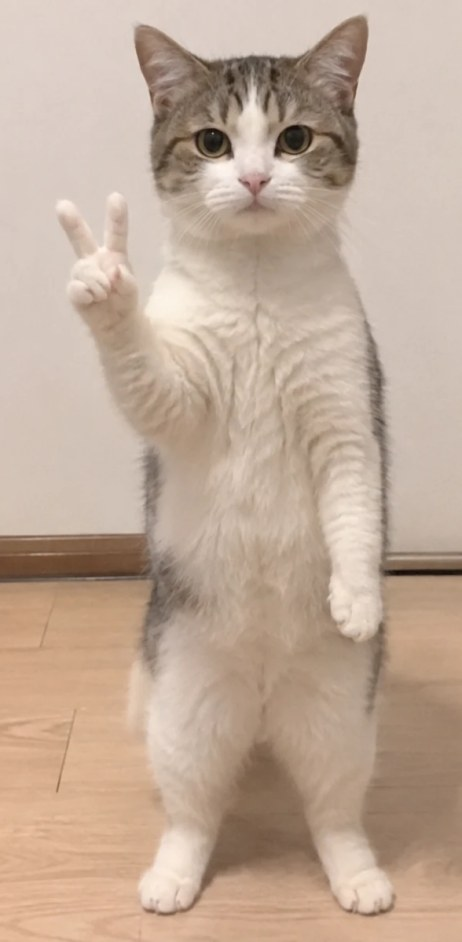
#> input picture assets/challenge_image/cat.jpg, 462 x 942 px
$ python -i make_cat.py   (imports and definitions only)
#> lines starting #> are read from the running program, lines starting #| are printed output that depends on the picture; after the words box and inside, x2 and y2 are one past the last pixel; in counts of white or black regions, pixels touching at a corner belong together
#> further down, picture is the input picture: shape (942, 462, 3); mean B, G, R 152.7, 170.2, 192.6
"""Cuts the cat out of the user's clip for the 「猫」 opener display (a green
screen, or a black background — the user's second clip is DNxHR with its
alpha channel, which ffmpeg can't decode yet, shown on black):
a cat walks in, holds up a sheet of paper (the opener name is drawn on it at
run time), and walks off.

Writes assets/cat/: f_NNN.webp (each frame cropped to the cat, transparent
around it) and cat.json (per frame: where the crop sits in the full picture,
and the paper's four corners when it's held up facing us).

    python tools/cat/make_cat.py "C:\\path\\cat temple.mp4"
"""
import json
import sys
from pathlib import Path

import cv2
import numpy as np

ROOT = Path(__file__).resolve().parents[2]
OUT = ROOT / "assets" / "cat"
STEP = 1          # every frame: 24 fps (12 looked choppy; user)
OUT_W = 1280      # the clip is shrunk to this width (1920x1080 -> 1280x720). It was 640: shown
                  # at 1.8x on a 1756-wide game it looked blurry (user). The HUD's CAT_SCALE
                  # turns these pixels into reference px (0.625: 1280 px = 800 ref px)
SCALE = 0.5       # set from the clip's width in main()


BG_BGR = np.array([57, 178, 24], np.float32)   # the green screen: measured per clip (calibrate_green)
KEY_LO, KEY_HI = 30, 95   # greenness (G - max(R, B)): <= LO is the cat, >= HI the screen (per clip too)


# [51 lines left out: functions calibrate_green, key, not called in this run]


SHADOW_MAX, SHADOW_GREY = 60, 18
HOLE_MAX = 1500   # px at 1920x1080: holes up to this size are inside the cat (an eye is ~200)
BLACK_LO, BLACK_HI = 18, 56   # brightest channel: <= LO is the background (and the faint floor
                              # glow under the feet), >= HI fully the cat


def key_black(frame):
    """key() for a clip on black: alpha from how bright each pixel is, near
    the outline only — inside the cat's outline (dark stripes, pupils, the
    nose) stays solid. The picture on black is the cat already multiplied by
    its alpha, so it's divided back out at the soft edge."""
    f = frame.astype(np.float32)
    m = f.max(axis=2)
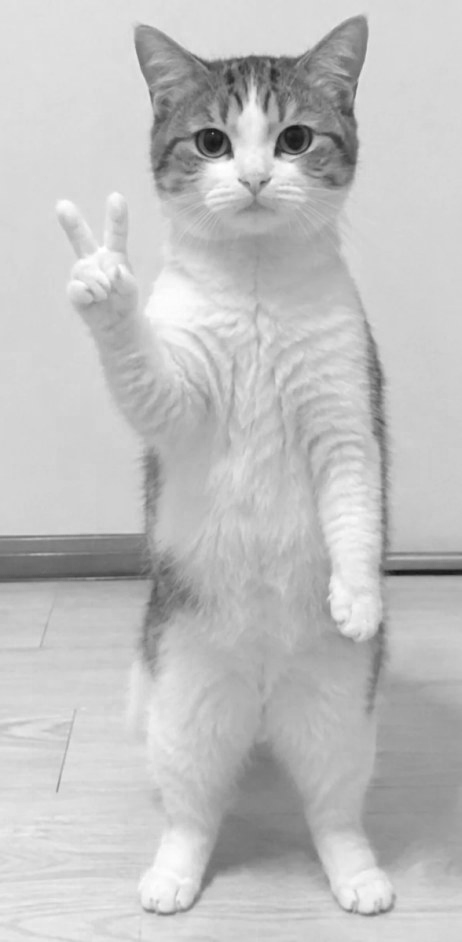
#> m: shape (942, 462) float32; min 23, max 255, mean 192.6
    # the floor shadow under the feet: dark and grey (brightest channel <= 49,
    # channels within 11 of each other), where the cat's darkest fur is
    # brown (48+ apart) — it goes with the background
    m = np.where((m < SHADOW_MAX) & (m - f.min(axis=2) < SHADOW_GREY), 0, m)
    soft = np.clip((m - BLACK_LO) / (BLACK_HI - BLACK_LO), 0, 1)
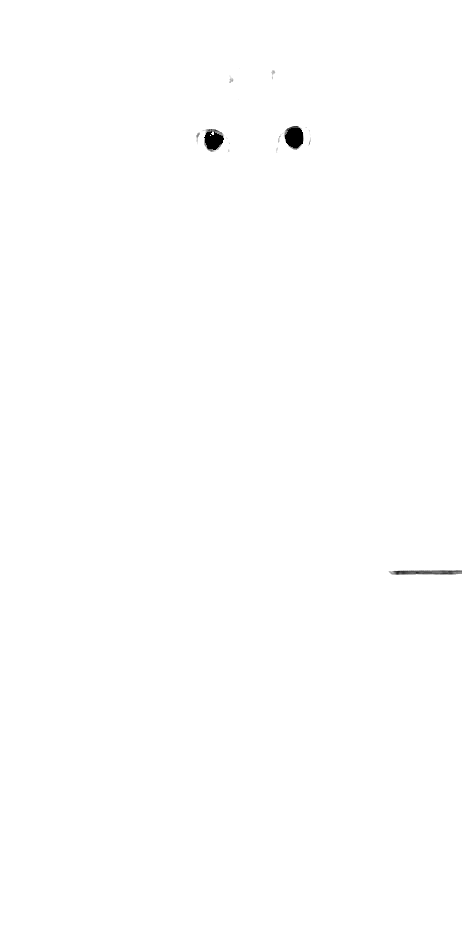
#> soft: shape (942, 462) float32; min 0, max 1, mean 0.998
    hard = (m > BLACK_LO).astype(np.uint8)
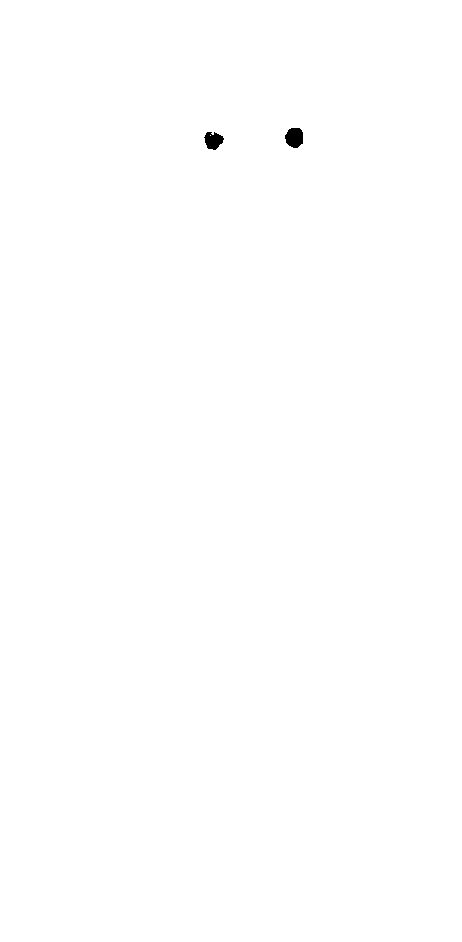
#> hard: shape (942, 462); values 0 (black) and 1 (white), 99.9% white; 2 black regions, box (x1, y1, x2, y2) and area: (285, 128, 303, 148) 291, (204, 132, 224, 150) 246
    hard = cv2.morphologyEx(hard, cv2.MORPH_OPEN, np.ones((3, 3), np.uint8))
#> hard: shape (942, 462); values 0 (black) and 1 (white), 99.9% white; 2 black regions, box (x1, y1, x2, y2) and area: (285, 128, 303, 148) 291, (204, 132, 224, 150) 254
    hard = cv2.morphologyEx(hard, cv2.MORPH_CLOSE, np.ones((7, 7), np.uint8))
#> hard: shape (942, 462); values 0 (black) and 1 (white), 99.9% white; 2 black regions, box (x1, y1, x2, y2) and area: (286, 128, 303, 147) 282, (205, 132, 223, 149) 248
    # fill the small holes only (pupils, nose, dark stripes): background
    # enclosed by legs, body and paper is a big hole and stays background
    # (filling every enclosed hole painted those gaps solid black; user: buggy cat)
    n, labels, stats, _ = cv2.connectedComponentsWithStats((hard == 0).astype(np.uint8), connectivity=4)
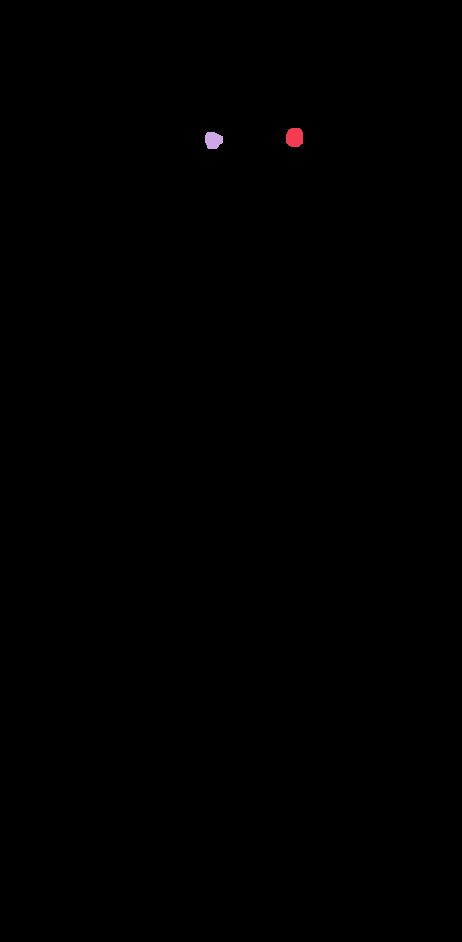
#> labels: shape (942, 462) int32; 3 distinct labels, from 0 to 2; one colour per label, 0 black
#> n = 3; stats = [[0, 0, 462, 942, 434674], [286, 128, 17, 19, 282], [205, 132, 18, 17, 248]]
    h, w = hard.shape
#> h = 942; w = 462
    inside = hard.astype(bool)
    for i in range(1, n):
        x, y, bw, bh, area = stats[i]
        on_border = x == 0 or y == 0 or x + bw == w or y + bh == h
        if not on_border and area <= HOLE_MAX:
            inside |= labels == i
#> this loop made 2 passes
#> pass 1, in key_black, `inside |= labels == i`:
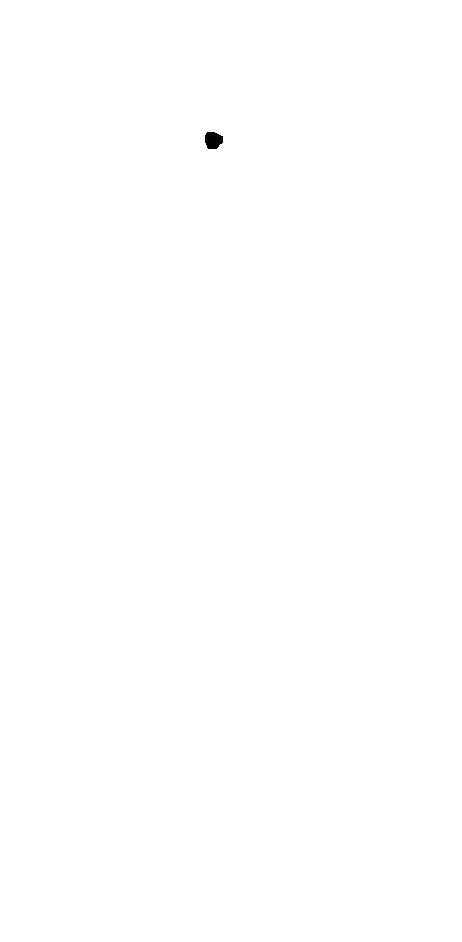
#> inside: shape (942, 462) bool; 99.9% white; 1 black region, box (x1, y1, x2, y2) and area: (205, 132, 223, 149) 248
    keep = cv2.dilate(inside.astype(np.uint8), np.ones((5, 5), np.uint8)).astype(bool)
    solid = cv2.erode(inside.astype(np.uint8), np.ones((7, 7), np.uint8)).astype(bool)
    alpha = np.where(solid, 1.0, np.where(keep, soft, 0.0))
#> alpha: shape (942, 462) float32; every value is 1
    alpha = cv2.GaussianBlur(alpha, (3, 3), 0)
    a = alpha[..., None]
    fg = np.where(a > 0.02, np.clip(f / np.maximum(a, 1e-3), 0, 255), 0)   # un-premultiply the edge
    pre = np.dstack([fg * a, alpha * 255])
    pre = cv2.resize(pre, None, fx=SCALE, fy=SCALE, interpolation=cv2.INTER_AREA)
#> pre: shape (471, 231, 4) float32
    al = pre[..., 3:4]
#> al: shape (471, 231, 1) float32; every value is 255
    col = pre[..., :3] * 255 / np.maximum(al, 1e-3)
    out = np.dstack([np.clip(col, 0, 255), al]).round().astype(np.uint8)
    out[al[..., 0] < 1] = 0
    return out


NEAR_MARGIN = 80   # px around the cat (and its sign) where loose bits are kept


# [53 lines left out: functions keep_near_the_cat, paper_quad, not called in this run]


STILL_DIFF = 0.5   # mean change per frame (0-255 grey) below which the cat counts as standing still


# [18 lines left out: function still_part, not called in this run]


WALK_CYCLE = 12   # frames: the last ones repeated to finish walking off
JS_NAME = {"cat": "CAT", "cat2": "CAT2"}   # the global each clip's cat.js sets (the OBS page)


# [106 lines left out: functions finish_walking_off, main, not called in this run]


# [5 lines not run here, left out]

>>> import cv2
>>> picture = cv2.imread('../../assets/challenge_image/cat.jpg')
>>> result = key_black(picture)
